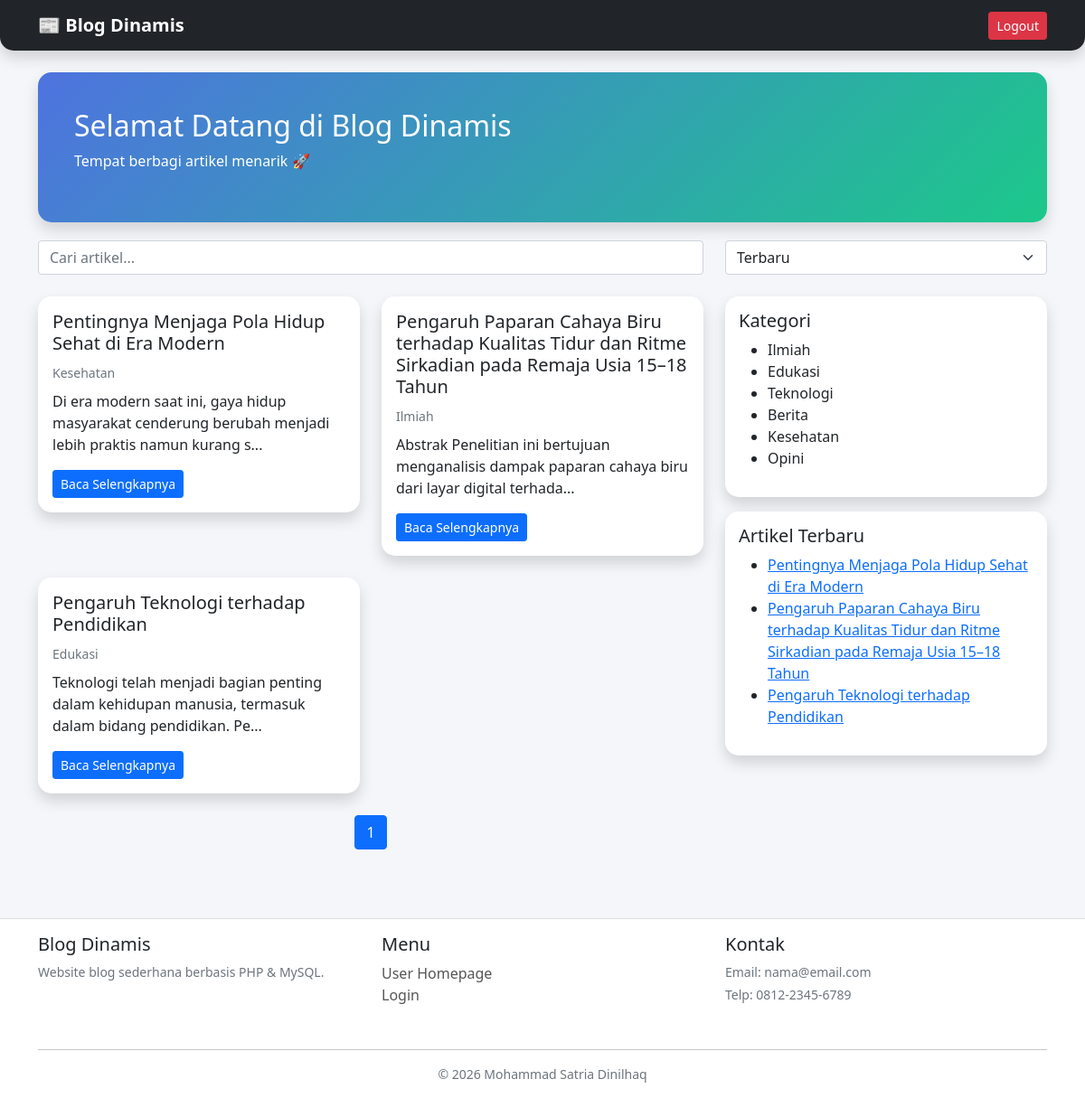
The page /blog_dinamis2/user/index.php (signed in) on the database its author committed.
### tables this page shows
CREATE TABLE `artikel` (
  `id` int(11) NOT NULL,
  `judul` varchar(255) DEFAULT NULL,
  `isi` text DEFAULT NULL,
  `id_kategori` int(11) DEFAULT NULL,
  `id_user` int(11) DEFAULT NULL,
  `tanggal` timestamp NOT NULL DEFAULT current_timestamp()
);

CREATE TABLE `kategori` (
  `id` int(11) NOT NULL,
  `nama_kategori` varchar(100) DEFAULT NULL
);

### blog_dinamis2/user/index.php (the view, shortened to what this page needs)
<?php
include "../config/koneksi.php";
$limit = 4;
$page = isset($_GET['page']) ? (int)$_GET['page'] : 1;
$start = ($page - 1) * $limit;
$cari = $_GET['cari'] ?? '';
$sort = $_GET['sort'] ?? 'terbaru';
$order = ($sort == 'terlama')
    ? "ORDER BY artikel.id ASC"
    : "ORDER BY artikel.id DESC";
$total = mysqli_query($conn,"
SELECT COUNT(*) as total
FROM artikel
WHERE judul LIKE '%$cari%'
");
$totalData = mysqli_fetch_assoc($total)['total'];
$totalPage = ceil($totalData / $limit);
$data = mysqli_query($conn,"
SELECT artikel.*, kategori.nama_kategori
FROM artikel
JOIN kategori ON artikel.id_kategori = kategori.id
WHERE judul LIKE '%$cari%'
$order
LIMIT $start, $limit
");
?>
<!DOCTYPE html>
<html>
<head>
<link href="https://cdn.jsdelivr.net/npm/bootstrap@5.0.2/dist/css/bootstrap.min.css" rel="stylesheet">
</head>
<body class="d-flex flex-column min-vh-100">
<nav class="navbar navbar-dark bg-dark shadow">
<div class="container d-flex justify-content-between">
<span class="navbar-brand fw-bold">📰 Blog Dinamis</span>
<a href="../auth/logout.php" class="btn btn-danger btn-sm">
    Logout
</a>
</div>
</nav>
<div class="container mt-4 flex-grow-1">
<div class="hero shadow">
    <h2>Selamat Datang di Blog Dinamis</h2>
    <p>Tempat berbagi artikel menarik 🚀</p>
</div>
<div class="row mb-4">
<div class="col-md-8">
<form method="GET">
<input type="text" name="cari"
       class="form-control"
       placeholder="Cari artikel..."
       value="<?= htmlspecialchars($cari) ?>">
</div>
<div class="col-md-4">
<select name="sort" class="form-select" onchange="this.form.submit()">
    <option value="terbaru" <?= $sort=='terbaru'?'selected':'' ?>>Terbaru</option>
</select>
</div>
</div>
<div class="row">
<div class="col-md-8">
<div class="row">
<?php while($d = mysqli_fetch_array($data)){ ?>
<div class="col-md-6">
<div class="card mb-4 shadow">
<div class="card-body">
<h5><?= htmlspecialchars($d['judul']); ?></h5>
<small class="text-muted">
<?= $d['nama_kategori']; ?>
</small>
<p class="mt-2">
<?= substr(strip_tags($d['isi']),0,100); ?>...
</p>
<a href="detail.php?id=<?= $d['id']; ?>"
   class="btn btn-primary btn-sm">
   Baca Selengkapnya
</a>
</div>
</div>
</div>
<?php } ?>
</div>
<nav>
<ul class="pagination justify-content-center">
<?php for($i=1; $i<=$totalPage; $i++){ ?>
<li class="page-item <?= ($i==$page)?'active':'' ?>">
<a class="page-link"
   href="?page=<?= $i ?>&cari=<?= $cari ?>&sort=<?= $sort ?>">
   <?= $i ?>
</a>
</li>
<?php } ?>
</ul>
</nav>
</div>
<div class="col-md-4">
<div class="sidebar shadow mb-3">
<h5>Kategori</h5>
<ul>
<?php
$k = mysqli_query($conn,"SELECT * FROM kategori");
while($x = mysqli_fetch_array($k)){
echo "<li>$x[nama_kategori]</li>";
}
?>
</ul>
</div>
<div class="sidebar shadow">
<h5>Artikel Terbaru</h5>
<ul>
<?php
$l = mysqli_query($conn,"SELECT * FROM artikel ORDER BY id DESC LIMIT 5");
while($x = mysqli_fetch_array($l)){
echo "<li><a href='detail.php?id=$x[id]'>$x[judul]</a></li>";
}
?>
</ul>
</div>
</div>
</div>
</div>
<div style="height: 60px;"></div>
<?php include "../assets/footer.php"; ?>
</body>
</html>

### blog_dinamis2/assets/footer.php (shortened to what this page needs)
<footer class="footer mt-auto py-3">
    <div class="container">
        <div class="row">
            <div class="col-md-4 mb-3">
                <h5>Blog Dinamis</h5>
                <p class="small text-muted">
                    Website blog sederhana berbasis PHP & MySQL.
                </p>
            </div>
            <div class="col-md-4 mb-3">
                <h5>Menu</h5>
                <ul class="list-unstyled">
                <?php if($_SESSION['role'] == 'author'){ ?>
                    <li><a href="../user/index.php" class="footer-link">User Homepage</a></li>
                <?php } ?>
                <li><a href="../auth/login.php" class="footer-link">Login</a></li>
                </ul>
            </div>
            <div class="col-md-4 mb-3">
                <h5>Kontak</h5>
                <p class="small text-muted mb-1">Email: nama@email.com</p>
                <p class="small text-muted">Telp: 0812-2345-6789</p>
            </div>
        </div>
        <hr>
        <div class="text-center small text-muted">
            &copy; <?= date('Y'); ?> Mohammad Satria Dinilhaq
        </div>
    </div>
</footer>

### blog_dinamis2/user/index.php (style rules this page uses)
body { background: #f5f6fa; }
.navbar { border-radius: 0 0 15px 15px; }
.hero { background: linear-gradient(135deg, #4e73df, #1cc88a); color: white; padding: 40px; border-radius: 15px; margin-bottom: 20px; }
.card { border: none; border-radius: 15px; }
.sidebar { background: white; padding: 15px; border-radius: 15px; }

### blog_dinamis2/assets/footer.php (style rules this page uses)
.footer { background: #ffffff; border-top: 1px solid #ddd; margin-top: 60px; }
.footer-link { text-decoration: none; color: #555; }

### rows shown on the page
artikel: judul "Pentingnya Menjaga Pola Hidup Sehat di Era Modern", id_kategori.nama_kategori "Kesehatan", isi "Di era modern saat ini, gaya hidup masyarakat cenderung berubah menjadi lebih praktis namun kurang s"
artikel: judul "Pengaruh Paparan Cahaya Biru terhadap Kualitas Tidur dan Ritme Sirkadian pada Remaja Usia 15–18 Tahun", id_kategori.nama_kategori "Ilmiah", isi "Abstrak Penelitian ini bertujuan menganalisis dampak paparan cahaya biru dari layar digital terhada"
artikel: judul "Pengaruh Teknologi terhadap Pendidikan", id_kategori.nama_kategori "Edukasi", isi "Teknologi telah menjadi bagian penting dalam kehidupan manusia, termasuk dalam bidang pendidikan. Pe"
kategori: nama_kategori "Ilmiah"
kategori: nama_kategori "Edukasi"
kategori: nama_kategori "Teknologi"
kategori: nama_kategori "Berita"
kategori: nama_kategori "Kesehatan"
kategori: nama_kategori "Opini"
